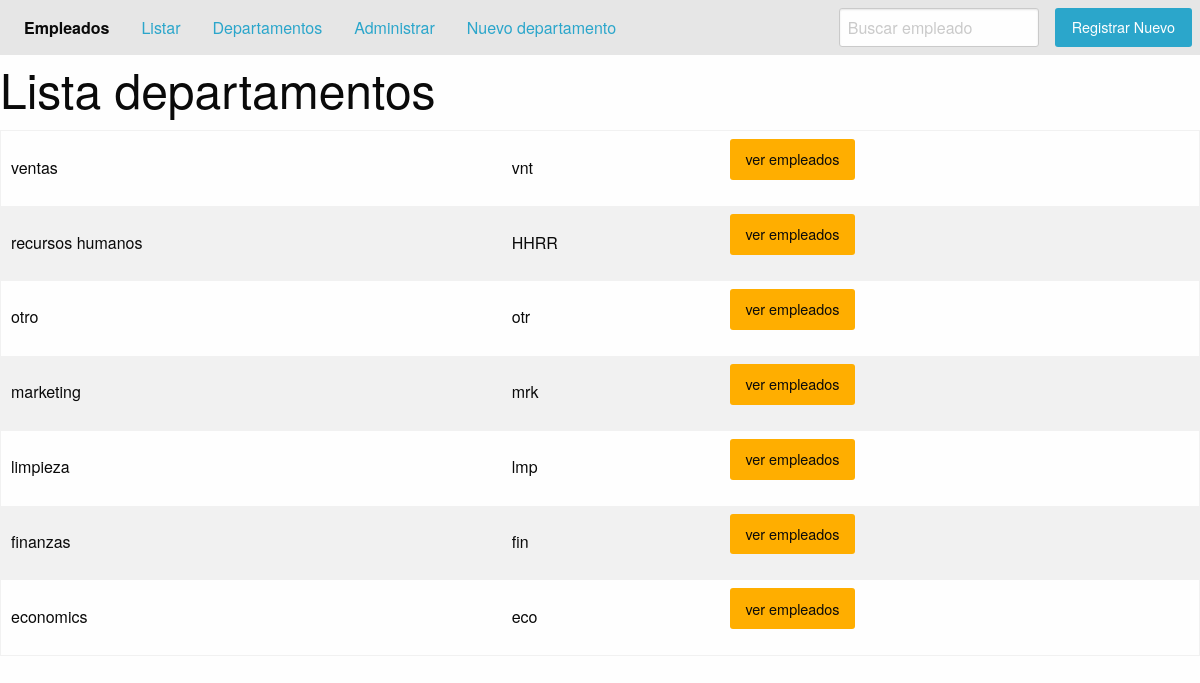
Screenshot of /dep/listdep/ with the database file from the repository.
### applications/departamento/models.py (models this page shows, shortened)
class Departamentos(models.Model):
    name = models.CharField('nombre',max_length=50)
    shor_name=models.CharField('nombre corto',max_length=20)
    anulate=models.BooleanField('anulado',default=False)
    class Meta:
        verbose_name='verb_depart'
        verbose_name_plural='plural_depart'
        ordering=['-name']
        unique_together=('name','shor_name')

### applications/departamento/views.py (the view)
# urls.py: path('listdep/', views.Deplist.as_view(), name='depalist'),
class Deplist(ListView):
    model = Departamentos
    template_name = 'depart/lista.html'
    context_object_name = 'depa'

### templates/depart/lista.html (shortened to what this page needs)
{% extends 'base.html' %}
{% block body %}
{% include 'includes/head.html' %}
    <div class="class-container">
    <div class="grid-x">
        <h1 class="cell">
            Lista departamentos
        </h1>
        <div class="cell">
            <table>
                <tbody>
                {% for e in depa %}
                    <tr>
                        <td>{{ e.name }}</td>
                        <td>{{ e.shor_name }}</td>
                        <td>
                            <a href="{% url 'persona_app:emparea' e.shor_name %}" class="button warning">
                            ver empleados</a>
                        </td>
                    </tr>
                {% endfor %}
                </tbody>
            </table>
        </div>
    </div>
    </div>
{% endblock %}

### templates/base.html (shortened to what this page needs)
{% load static %}
<!DOCTYPE html>
<html lang="en">
<head>
    <link rel="stylesheet" href="{% static 'css/foundation.min.css' %}">
</head>
<body>
{% block body %}
{% endblock %}
</body>
</html>

### templates/includes/head.html
<div class="top-bar">
    <div class="top-bar-left">
        <ul class="dropdown menu" data-dropdown-menu>
            <li class="menu-text">Empleados</li>
            <li>
                <a href="{% url 'persona_app:empleados_all' %}">Listar</a>
            </li>
            <li><a href="{% url 'depa_app:depalist' %}">Departamentos</a></li>
            <li><a href="{% url 'persona_app:listadmin' %}">Administrar</a></li>
            <li><a href="{% url 'depa_app:nuevodep' %}">Nuevo departamento</a></li>
        </ul>
    </div>
    <div class="top-bar-right">
        <ul class="menu">
            <li><input type="search" placeholder="Buscar empleado"></li>
            <li>
                <a href="{% url 'persona_app:nuevoemp' %}" class="button">Registrar Nuevo</a></li>
        </ul>
    </div>
</div>

### rows the page displays
Departamentos: name "ventas", shor_name "vnt"
Departamentos: name "recursos humanos", shor_name "HHRR"
Departamentos: name "otro", shor_name "otr"
Departamentos: name "marketing", shor_name "mrk"
Departamentos: name "limpieza", shor_name "lmp"
Departamentos: name "finanzas", shor_name "fin"
Departamentos: name "economics", shor_name "eco"
